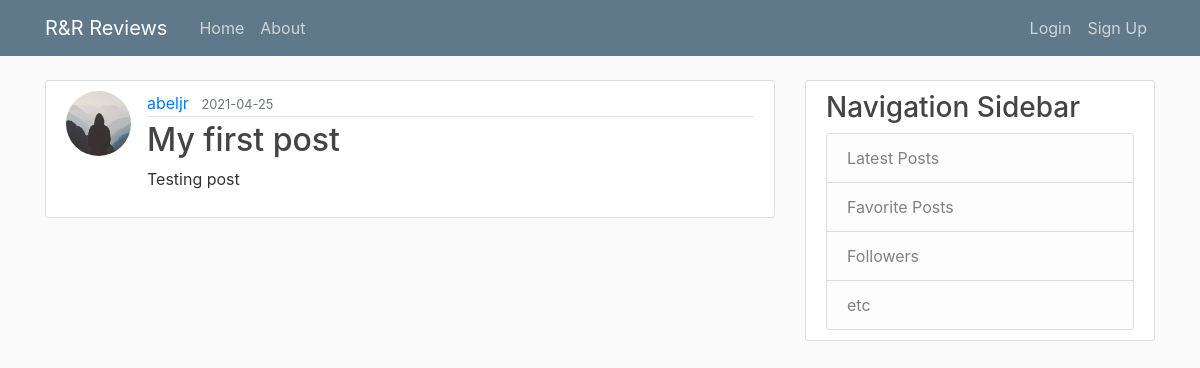
Screenshot of /post/26 with the database file from the repository.
### app/models.py (models this page shows, shortened)
class User(db.Model, UserMixin):
    id = db.Column(db.Integer, primary_key=True)
    username = db.Column(db.String(50), unique=True, nullable=False)
    image_file = db.Column(db.String(20), nullable=False, default='default.jpg')
    password = db.Column(db.String(60), nullable=False)
    posts = db.relationship('Post', backref='author', lazy=True)

class Post(db.Model):
    id = db.Column(db.Integer, primary_key=True)
    title = db.Column(db.String(100), nullable=False)
    date_posted = db.Column(db.DateTime, nullable=False, default=datetime.utcnow)
    content = db.Column(db.Text, nullable=False)
    user_id = db.Column(db.Integer, db.ForeignKey('user.id'), nullable=False)

### app/routes.py (the view)
@app.route('/post/<int:post_id>')
def post(post_id):
    post = Post.query.get_or_404(post_id)
    return render_template('post.html', title=post.title, post=post)

### app/templates/post.html (shortened to what this page needs)
{% extends "layout.html" %}
{% block content %}
    <article class="media content-section">
        <img class="rounded-circle article-img" src="{{ url_for('static', filename='profile_pics/' + post.author.image_file) }}">
        <div class="media-body">
            <div class="article-metadata">
                <a class="mr-2" href="{{ url_for('user_posts', username=post.author.username) }}">{{ post.author.username }}</a>
                <small class="text-muted">{{ post.date_posted.strftime('%Y-%m-%d') }}</small>
            </div>
            <h2 class="article-title">{{ post.title }}</h2>
            <p class="article-content">{{ post.content }}</p>
        </div>
    </article>
{% endblock content %}

### app/static/main.css (style rules this page uses)
body { background: #fafafa; color: #333333; margin-top: 5rem; }
h1, h2, h3, h4, h5, h6 { color: #444444; }
.content-section { background: #ffffff; padding: 10px 20px; border: 1px solid #dddddd; border-radius: 3px; margin-bottom: 20px; }
.article-title { color: #444444; }
.article-content { white-space: pre-line; }
.article-img { height: 65px; width: 65px; margin-right: 16px; }
.article-metadata { padding-bottom: 1px; margin-bottom: 4px; border-bottom: 1px solid #e3e3e3 }

### rows the page displays
User: image_file (placeholder picture), author.username "abeljr"
Post: date_posted "2021-04-25", title "My first post", content "Testing post"
